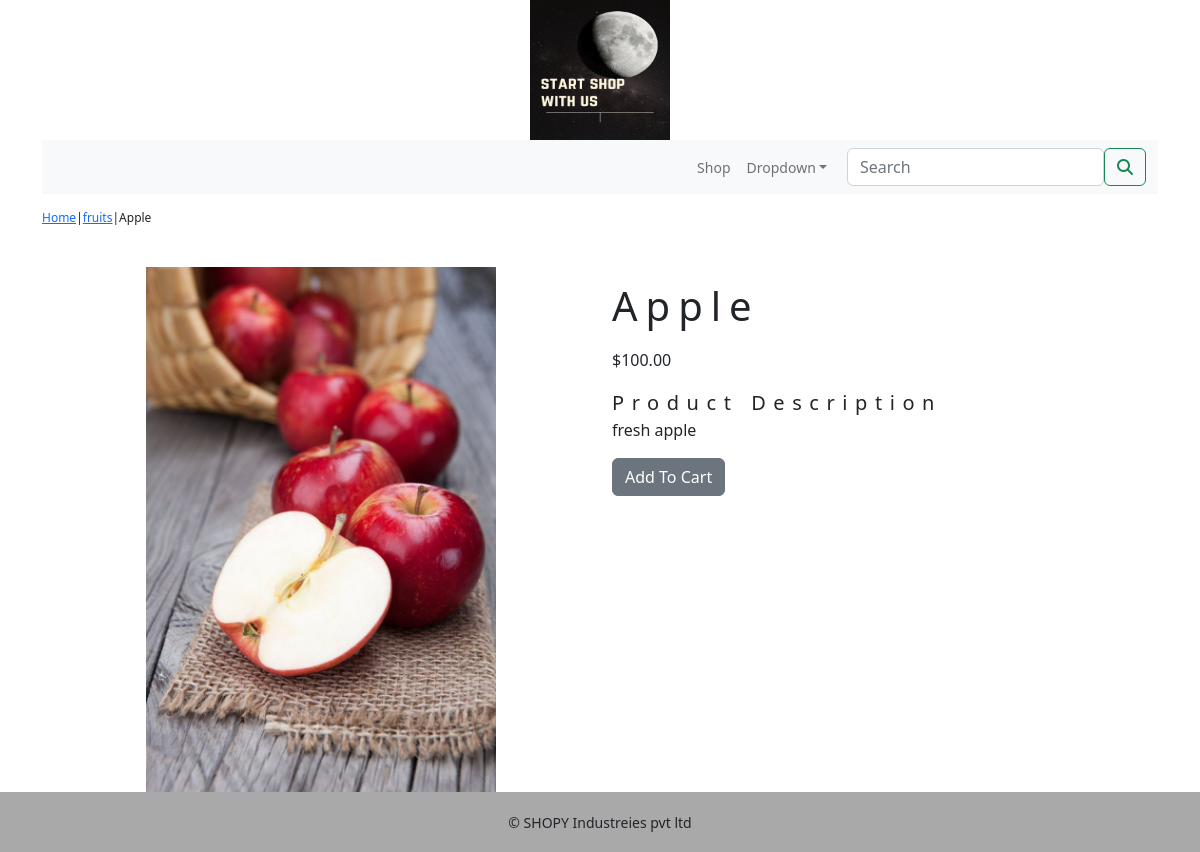
The page /shop/fruits/apple/ on the database its author committed.
### shop/models.py (models this page shows, shortened)
class Products (models.Model):
    name=models.CharField(max_length=250,unique=True)
    slug=models.SlugField(max_length=250,unique=True)
    description=models.TextField(blank=True)
    price=models.DecimalField(max_digits=10,decimal_places=2)
    catagory=models.ForeignKey(Catagory,on_delete=models.CASCADE)
    image=models.ImageField(upload_to='product',blank=True)
    stock=models.IntegerField()
    availiable=models.BooleanField(default=True)
    created=models.DateTimeField(auto_now_add=True)
    updated=models.DateTimeField(auto_now=True)
    class Meta:
        ordering = ('name',)
        verbose_name = 'product'
        verbose_name_plural = 'products'

class Catagory(models.Model):
    name= models.CharField(max_length=250,unique=True)
    slug=models.SlugField(max_length=250,unique=True)
    description=models.TextField(blank=True)
    image=models.ImageField(upload_to='catagory',blank=True)
    class Meta :
        ordering=('name',)
        verbose_name='catagory'
        verbose_name_plural='catagories'
    def get_url(self):
        return reverse('shop:products_by_catagory',args=[self.slug])
    def __str__(self):
        return '{}'.format(self.name)

### shop/views.py (the view)
# urls.py: path('<slug:c_slug>/<slug:product_slug>/', views.proDetail, name='prodCatdetail')
def proDetail(request,c_slug,product_slug):
    try:
        product=Products.objects.get(catagory__slug=c_slug,slug=product_slug)
    except Exception as e:
        raise e
    return render(request,'product.html',{'product':product})

### cart/context_processors.py (called while the page is built)
def counter (request):
    item_count=0
    if 'admin' in request.path:
        return {}
    else:
        try:
            cart=Cart.objects.filter(cart_id=_cart_id(request))
            car_items=Cartitem.objects.all().filter(cart=cart[:1])
            for cat_item in car_items:
                item_count += cat_item.quantity
        except Cart.DoesNotExist:
            item_count=0
    return  dict(item_count=item_count)

### cart/views.py (called while the page is built)
def _cart_id(request):
    cart=request.session.session_key
    if not cart:
        cart=request.session.create()
    return cart

### shop/context_processors.py (called while the page is built)
def menu_links(request):
    links=Catagory.objects.all()
    return dict(links=links)

### templates/product.html (shortened to what this page needs)
{% extends 'base.html' %}
{% load static %}
{{% block content %}
<div class="row my_product_row_class ">
    <div class="mx_auto">
        <p> <a href="{% url 'shop:allProCat' %}">Home</a>|<a href="{{product.catagory.get_url}}">{{product.catagory}}</a>|{{product.name}}</p>
    </div>
</div>
<div class="container">
<br>
<div class="row">
    <div class="col-12 col-sm-12-col-md-12 col-lg-6 text-center">
        <div style="min-width:18rem">
            <img src="{{product.image.url}}" alt="{{product.name}}" width="350px;">
        </div>
    </div>
        <div class="col-12 col-sm-12 col-md-12 col-lg-6">
            <div>
            <h1 class="my_prod_title">{{product.name}}</h1>
            <p>${{product.price}}</p>
            <h class="my_title">Product Description</h>
            <p class="text-justify my_prod_text">{{product.description}}</p>
            {% if product.stock <= 0 %}
            <p><b>Out Of Stock</b></p>
            {% else %}
            <a class="btn btn-secondary" href="{% url 'cart:add_cart' product.id %}">Add To Cart</a>
            {% endif %}
        </div>
    </div>
    </div>
    </div>
{% endblock %}

### static/css/custom.css (style rules this page uses)
body { font-family: 'Roboto', sans-serif; }
.my_title { font-size:20px; text_transform:upppercase; letter-spacing:.2cm; }
.my_product_row_class { padding-top:15px; padding:bottom:19px; }
.my_product_row_class .mx_auto { color-#000; font-size:12px; text-decoration:none; }
.my_prod_title { font-size16px; text-transform:upppercase; letter-spacing:.2em; padding-top:15px; padding-bottom:10px; }
.my_prod_text { padding-right:20px; }

### rows shown on the page
Products: catagory "fruits", name "Apple", image (picture), price "100.00", description "fresh apple"
